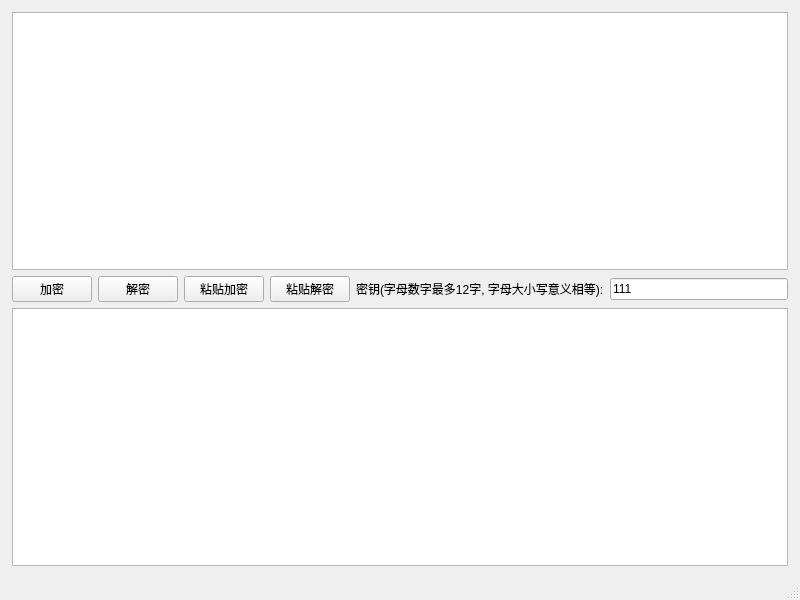
<?xml version="1.0" encoding="UTF-8"?>
<ui version="4.0">
 <class>MainWin</class>
 <widget class="QMainWindow" name="MainWin">
  <property name="geometry">
   <rect>
    <x>0</x>
    <y>0</y>
    <width>800</width>
    <height>600</height>
   </rect>
  </property>
  <property name="windowTitle">
   <string>MainWin</string>
  </property>
  <property name="styleSheet">
   <string notr="true"/>
  </property>
  <widget class="QWidget" name="centralwidget">
   <property name="styleSheet">
    <string notr="true">#centralwidget{
	
	border-image: url(:/image/image/background.png);
}</string>
   </property>
   <layout class="QVBoxLayout" name="verticalLayout">
    <property name="leftMargin">
     <number>12</number>
    </property>
    <property name="topMargin">
     <number>12</number>
    </property>
    <property name="rightMargin">
     <number>12</number>
    </property>
    <property name="bottomMargin">
     <number>12</number>
    </property>
    <item>
     <widget class="QTextEdit" name="srcTxt">
      <property name="acceptRichText">
       <bool>false</bool>
      </property>
     </widget>
    </item>
    <item>
     <layout class="QHBoxLayout" name="FunctionLayout">
      <item>
       <widget class="QPushButton" name="encryptButton">
        <property name="enabled">
         <bool>true</bool>
        </property>
        <property name="text">
         <string>加密</string>
        </property>
        <property name="checkable">
         <bool>false</bool>
        </property>
       </widget>
      </item>
      <item>
       <widget class="QPushButton" name="decryptButton">
        <property name="enabled">
         <bool>true</bool>
        </property>
        <property name="text">
         <string>解密</string>
        </property>
       </widget>
      </item>
      <item>
       <widget class="QPushButton" name="pasteEncrypt">
        <property name="text">
         <string>粘贴加密</string>
        </property>
       </widget>
      </item>
      <item>
       <widget class="QPushButton" name="pasteDecrypt">
        <property name="text">
         <string>粘贴解密</string>
        </property>
       </widget>
      </item>
      <item>
       <widget class="QLabel" name="label">
        <property name="text">
         <string>密钥(字母数字最多12字, 字母大小写意义相等):</string>
        </property>
       </widget>
      </item>
      <item>
       <widget class="QLineEdit" name="keyEdit">
        <property name="enabled">
         <bool>true</bool>
        </property>
        <property name="text">
         <string>111</string>
        </property>
       </widget>
      </item>
     </layout>
    </item>
    <item>
     <widget class="QTextEdit" name="outTxt">
      <property name="acceptRichText">
       <bool>false</bool>
      </property>
     </widget>
    </item>
   </layout>
  </widget>
  <widget class="QStatusBar" name="statusBar"/>
 </widget>
 <resources/>
 <connections/>
</ui>
